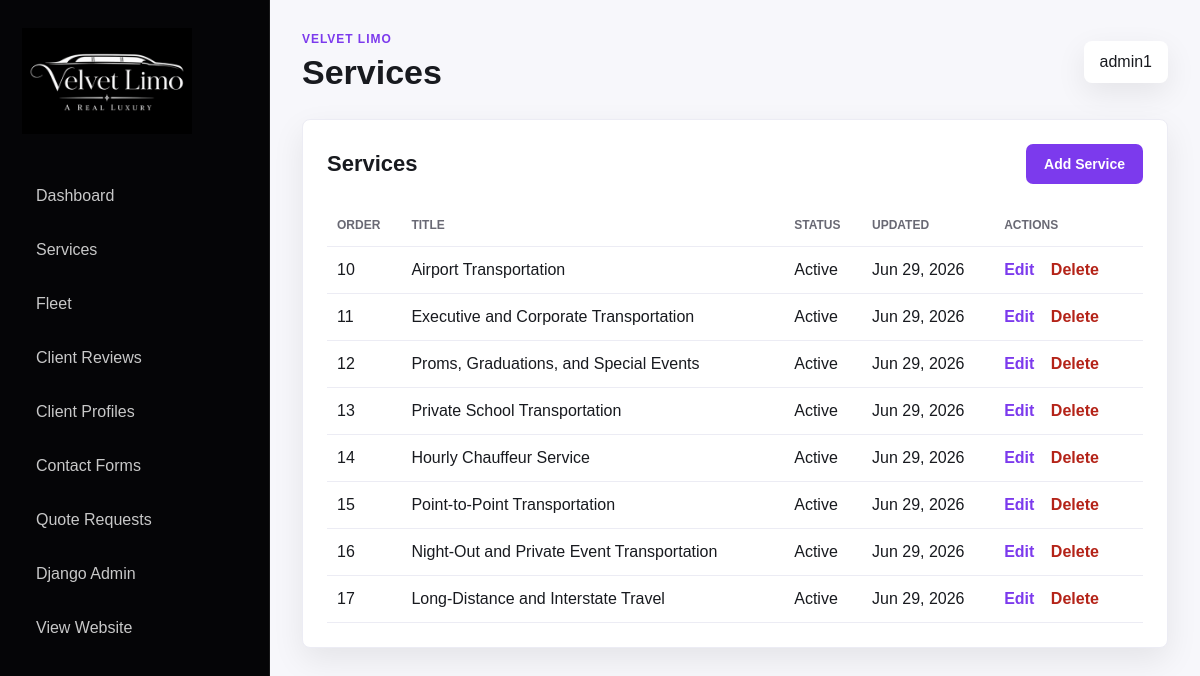
/dashboard/services/ (signed in), run on the app's committed database.
### pages/models.py (models this page shows, shortened)
class Service(models.Model):
    title = models.CharField(max_length=150)
    short_description = models.TextField()
    image = models.ImageField(upload_to='services/', blank=True, null=True)
    icon = models.ImageField(upload_to='services/icons/', blank=True, null=True)
    is_active = models.BooleanField(default=True)
    order = models.PositiveIntegerField(default=0)
    created_at = models.DateTimeField(auto_now_add=True)
    updated_at = models.DateTimeField(auto_now=True)
    class Meta:
        ordering = ['order', 'title']

### dashboard/views.py (the view)
# urls.py: path('services/', views.service_list, name='dashboard_services'),
@staff_member_required(login_url='admin:login')
def service_list(request):
    services = Service.objects.all().order_by('order', 'title')
    return render(request, 'dashboard/service_list.html', {'services': services})

### main/context_processors.py (called while the page is built)
def google_maps_api_key(request):
    return {
        'GOOGLE_MAPS_API_KEY': getattr(settings, 'GOOGLE_MAPS_API_KEY', ''),
        'USE_GOOGLE_MAPS_API': getattr(settings, 'USE_GOOGLE_MAPS_API', False),
    }

### templates/dashboard/service_list.html
{% extends 'dashboard/base.html' %}
{% block dashboard_title %}Services{% endblock %}
{% block dashboard_content %}
<section class="dashboard-panel">
	<div class="dashboard-panel-head">
		<h2>Services</h2>
		<a class="dashboard-button" href="{% url 'dashboard_service_add' %}">Add Service</a>
	</div>
	<table class="dashboard-table">
		<thead>
			<tr>
				<th>Order</th>
				<th>Title</th>
				<th>Status</th>
				<th>Updated</th>
				<th>Actions</th>
			</tr>
		</thead>
		<tbody>
			{% for service in services %}
			<tr>
				<td>{{ service.order }}</td>
				<td>{{ service.title }}</td>
				<td>{% if service.is_active %}Active{% else %}Inactive{% endif %}</td>
				<td>{{ service.updated_at|date:"M d, Y" }}</td>
				<td>
					<a href="{% url 'dashboard_service_edit' service.id %}">Edit</a>
					<a class="dashboard-danger-link" href="{% url 'dashboard_service_delete' service.id %}">Delete</a>
				</td>
			</tr>
			{% empty %}
			<tr><td colspan="5">No services added yet.</td></tr>
			{% endfor %}
		</tbody>
	</table>
</section>
{% endblock %}

### templates/dashboard/base.html (shortened to what this page needs)
{% load static %}
<!doctype html>
<html lang="en">
	<head>
		<link rel="stylesheet" href="{% static 'assets/css/dashboard.css' %}" />
	</head>
	<body>
		<div class="dashboard-shell">
			<aside class="dashboard-sidebar">
				<a class="dashboard-brand" href="{% url 'dashboard_home' %}">
					<img src="{% static 'assets/imgs/template/velvet-logo.png' %}" alt="Velvet Limo" />
				</a>
				<nav class="dashboard-nav">
					<a href="{% url 'dashboard_home' %}">Dashboard</a>
					<a href="{% url 'dashboard_services' %}">Services</a>
					<a href="{% url 'dashboard_fleet' %}">Fleet</a>
					<a href="{% url 'dashboard_client_reviews' %}">Client Reviews</a>
						<a href="{% url 'dashboard_client_profiles' %}">Client Profiles</a>
						<a href="{% url 'dashboard_contact_forms' %}">Contact Forms</a>
						<a href="{% url 'dashboard_quote_requests' %}">Quote Requests</a>
					<a href="{% url 'admin:index' %}">Django Admin</a>
					<a href="{% url 'home' %}">View Website</a>
				</nav>
			</aside>
			<main class="dashboard-main">
				<header class="dashboard-topbar">
					<div>
						<p class="dashboard-eyebrow">Velvet Limo</p>
						<h1>{% block dashboard_title %}Dashboard{% endblock %}</h1>
					</div>
					<div class="dashboard-user">
						<span>{{ request.user.get_username }}</span>
					</div>
				</header>
				{% block dashboard_content %}{% endblock %}
			</main>
		</div>
	</body>
</html>

### static/assets/css/dashboard.css (style rules this page uses)
* { box-sizing: border-box; }
body { background: #0d0b12; color: #181a1f; font-family: Arial, Helvetica, sans-serif; margin: 0; }
a { color: inherit; text-decoration: none; }
.dashboard-shell { display: flex; min-height: 100vh; }
.dashboard-sidebar { background: #050507; border-right: 1px solid rgba(255, 255, 255, 0.08); color: #ffffff; flex: 0 0 270px; padding: 28px 22px; }
.dashboard-brand { display: block; margin-bottom: 36px; }
.dashboard-brand img { max-width: 170px; }
.dashboard-nav { display: grid; gap: 10px; }
.dashboard-nav a { border-radius: 8px; color: rgba(255, 255, 255, 0.78); padding: 13px 14px; }
.dashboard-main { background: #f7f7fb; flex: 1; padding: 32px; }
.dashboard-topbar { align-items: center; display: flex; justify-content: space-between; margin-bottom: 28px; }
.dashboard-eyebrow { color: #7c3aed; font-size: 12px; font-weight: 700; letter-spacing: 0.08em; margin: 0 0 8px; text-transform: uppercase; }
.dashboard-topbar h1 { font-size: 34px; line-height: 1.1; margin: 0; }
.dashboard-user { background: #ffffff; border-radius: 8px; box-shadow: 0 10px 30px rgba(13, 11, 18, 0.08); padding: 12px 16px; }
.dashboard-stat, .dashboard-panel { background: #ffffff; border: 1px solid #ececf4; border-radius: 8px; box-shadow: 0 12px 32px rgba(13, 11, 18, 0.08); }
.dashboard-panel { padding: 24px; }
.dashboard-panel h2 { font-size: 22px; margin: 0 0 20px; }
.dashboard-panel-head { align-items: center; display: flex; justify-content: space-between; margin-bottom: 20px; }
.dashboard-panel-head h2 { margin-bottom: 0; }
.dashboard-button { background: #7c3aed; border: 0; border-radius: 7px; color: #ffffff; cursor: pointer; display: inline-block; font-size: 14px; font-weight: 700; padding: 12px 18px; }
.dashboard-table { border-collapse: collapse; width: 100%; }
.dashboard-table th, .dashboard-table td { border-bottom: 1px solid #ececf4; padding: 14px 10px; text-align: left; }
.dashboard-table th { color: #696974; font-size: 12px; text-transform: uppercase; }
.dashboard-table a { color: #7c3aed; font-weight: 700; margin-right: 12px; }
.dashboard-table .dashboard-danger-link { color: #b42318; }

### data on the page
Service: order "10", title "Airport Transportation", is_active "Active", updated_at "Jun 29, 2026"
Service: order "11", title "Executive and Corporate Transportation", is_active "Active", updated_at "Jun 29, 2026"
Service: order "12", title "Proms, Graduations, and Special Events", is_active "Active", updated_at "Jun 29, 2026"
Service: order "13", title "Private School Transportation", is_active "Active", updated_at "Jun 29, 2026"
Service: order "14", title "Hourly Chauffeur Service", is_active "Active", updated_at "Jun 29, 2026"
Service: order "15", title "Point-to-Point Transportation", is_active "Active", updated_at "Jun 29, 2026"
Service: order "16", title "Night-Out and Private Event Transportation", is_active "Active", updated_at "Jun 29, 2026"
Service: order "17", title "Long-Distance and Interstate Travel", is_active "Active", updated_at "Jun 29, 2026"

### other printed values
{{ request.user.get_username }} "admin1"
